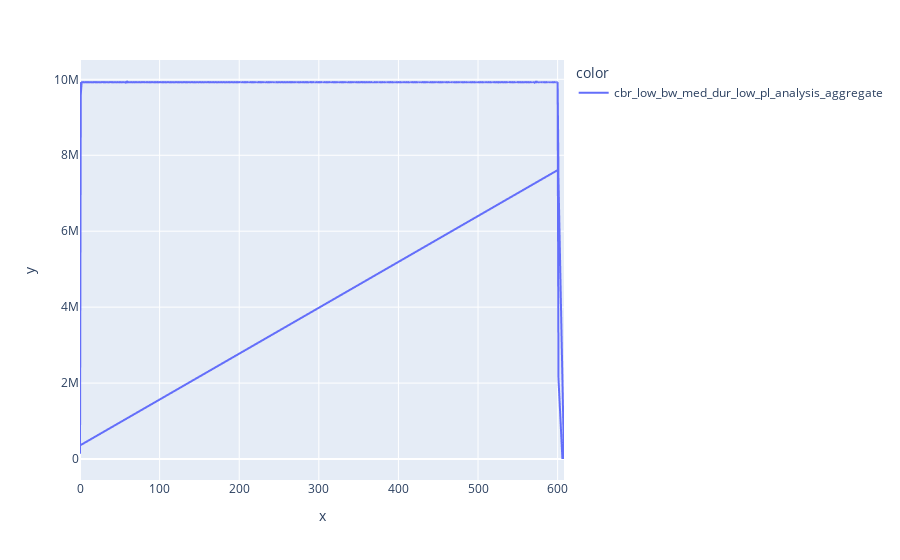

The notebook cell saved with this chart:
### Code cell
px.line(x=new_agg_df_aggregate.index, y=new_agg_df_aggregate['throughput'], color=new_agg_df_aggregate['_measurement'])

### Figure 1 — Plotly figure (JSON) as saved in the notebook; plotly's stock layout.template omitted (floating-point values rounded to 4 significant figures; data arrays with more than 128 entries replaced by an {"elided": "..."} marker saying what was removed)
{"data": [{"hovertemplate": "color=cbr_low_bw_med_dur_low_pl_analysis_aggregate<br>x=%{x}<br>y=%{y}<extra></extra>", "legendgroup": "cbr_low_bw_med_dur_low_pl_analysis_aggregate", "line": {"color": "#636efa", "dash": "solid"}, "marker": {"symbol": "circle"}, "mode": "lines", "name": "cbr_low_bw_med_dur_low_pl_analysis_aggregate", "showlegend": true, "type": "scattergl", "x": {"elided": "1809 float values"}, "xaxis": "x", "y": {"elided": "1809 int values"}, "yaxis": "y"}], "layout": {"legend": {"title": {"text": "color"}, "tracegroupgap": 0}, "margin": {"t": 60}, "xaxis": {"anchor": "y", "domain": [0, 1], "title": {"text": "x"}}, "yaxis": {"anchor": "x", "domain": [0, 1], "title": {"text": "y"}}}}
